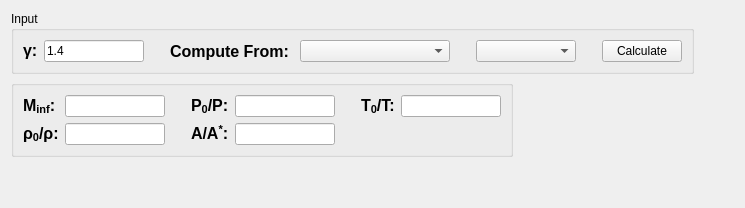
      <widget class="QWidget" name="isentropicFlowTab">
       <attribute name="title">
        <string>Isentropic</string>
       </attribute>
       <layout class="QVBoxLayout" name="verticalLayout_2">
        <item>
         <layout class="QHBoxLayout" name="horizontalLayout_3">
          <item>
           <widget class="QGroupBox" name="horizontalGroupBox">
            <property name="title">
             <string>Input</string>
            </property>
            <layout class="QHBoxLayout" name="horizontalLayout">
             <item>
              <widget class="QLabel" name="label">
               <property name="maximumSize">
                <size>
                 <width>16777215</width>
                 <height>16777215</height>
                </size>
               </property>
               <property name="font">
                <font>
                 <pointsize>12</pointsize>
                 <weight>75</weight>
                 <bold>true</bold>
                </font>
               </property>
               <property name="text">
                <string>&lt;html&gt;&lt;head/&gt;&lt;body&gt;&lt;p&gt;γ:&lt;/p&gt;&lt;/body&gt;&lt;/html&gt;</string>
               </property>
              </widget>
             </item>
             <item>
              <widget class="QLineEdit" name="isentropicGammaEntry">
               <property name="maximumSize">
                <size>
                 <width>100</width>
                 <height>16777215</height>
                </size>
               </property>
               <property name="text">
                <string>1.4</string>
               </property>
              </widget>
             </item>
             <item>
              <spacer name="horizontalSpacer_2">
               <property name="orientation">
                <enum>Qt::Horizontal</enum>
               </property>
               <property name="sizeType">
                <enum>QSizePolicy::Maximum</enum>
               </property>
               <property name="sizeHint" stdset="0">
                <size>
                 <width>20</width>
                 <height>20</height>
                </size>
               </property>
              </spacer>
             </item>
             <item>
              <widget class="QLabel" name="label_2">
               <property name="maximumSize">
                <size>
                 <width>16777215</width>
                 <height>16777215</height>
                </size>
               </property>
               <property name="font">
                <font>
                 <pointsize>12</pointsize>
                 <weight>75</weight>
                 <bold>true</bold>
                </font>
               </property>
               <property name="text">
                <string>Compute From: </string>
               </property>
              </widget>
             </item>
             <item>
              <widget class="QComboBox" name="isentropicOptionCombo">
               <property name="sizePolicy">
                <sizepolicy hsizetype="Preferred" vsizetype="Minimum">
                 <horstretch>0</horstretch>
                 <verstretch>0</verstretch>
                </sizepolicy>
               </property>
               <property name="minimumSize">
                <size>
                 <width>150</width>
                 <height>0</height>
                </size>
               </property>
               <property name="maximumSize">
                <size>
                 <width>300</width>
                 <height>16777215</height>
                </size>
               </property>
              </widget>
             </item>
             <item>
              <spacer name="horizontalSpacer_8">
               <property name="orientation">
                <enum>Qt::Horizontal</enum>
               </property>
               <property name="sizeType">
                <enum>QSizePolicy::Maximum</enum>
               </property>
               <property name="sizeHint" stdset="0">
                <size>
                 <width>20</width>
                 <height>20</height>
                </size>
               </property>
              </spacer>
             </item>
             <item>
              <widget class="QComboBox" name="isentropicFlowTypeCombo">
               <property name="minimumSize">
                <size>
                 <width>100</width>
                 <height>0</height>
                </size>
               </property>
               <property name="toolTip">
                <string extracomment="Only valid if calculating from A/A*">&lt;html&gt;&lt;head/&gt;&lt;body&gt;&lt;p&gt;This is used when calculating A/A*&lt;/p&gt;&lt;/body&gt;&lt;/html&gt;</string>
               </property>
               <property name="toolTipDuration">
                <number>-1</number>
               </property>
               <property name="statusTip">
                <string/>
               </property>
               <property name="whatsThis">
                <string/>
               </property>
               <property name="accessibleName">
                <string/>
               </property>
               <property name="accessibleDescription">
                <string/>
               </property>
              </widget>
             </item>
             <item>
              <spacer name="horizontalSpacer_9">
               <property name="orientation">
                <enum>Qt::Horizontal</enum>
               </property>
               <property name="sizeType">
                <enum>QSizePolicy::Maximum</enum>
               </property>
               <property name="sizeHint" stdset="0">
                <size>
                 <width>20</width>
                 <height>20</height>
                </size>
               </property>
              </spacer>
             </item>
             <item>
              <widget class="QPushButton" name="isentropicCalcBtn">
               <property name="sizePolicy">
                <sizepolicy hsizetype="Preferred" vsizetype="Minimum">
                 <horstretch>0</horstretch>
                 <verstretch>0</verstretch>
                </sizepolicy>
               </property>
               <property name="text">
                <string>Calculate</string>
               </property>
              </widget>
             </item>
            </layout>
           </widget>
          </item>
          <item>
           <spacer name="horizontalSpacer_5">
            <property name="orientation">
             <enum>Qt::Horizontal</enum>
            </property>
            <property name="sizeHint" stdset="0">
             <size>
              <width>40</width>
              <height>20</height>
             </size>
            </property>
           </spacer>
          </item>
         </layout>
        </item>
        <item>
         <layout class="QHBoxLayout" name="horizontalLayout_2">
          <item>
           <widget class="QGroupBox" name="gridGroupBox">
            <property name="title">
             <string/>
            </property>
            <layout class="QGridLayout" name="gridLayout">
             <item row="0" column="7">
              <widget class="QLineEdit" name="isentropicT0TEntry">
               <property name="maximumSize">
                <size>
                 <width>100</width>
                 <height>16777215</height>
                </size>
               </property>
              </widget>
             </item>
             <item row="0" column="4">
              <widget class="QLineEdit" name="isentropicP0PEntry">
               <property name="maximumSize">
                <size>
                 <width>100</width>
                 <height>16777215</height>
                </size>
               </property>
              </widget>
             </item>
             <item row="0" column="0">
              <widget class="QLabel" name="label_8">
               <property name="font">
                <font>
                 <pointsize>12</pointsize>
                 <weight>75</weight>
                 <bold>true</bold>
                </font>
               </property>
               <property name="text">
                <string>&lt;html&gt;&lt;head/&gt;&lt;body&gt;&lt;p&gt;M&lt;span style=&quot; vertical-align:sub;&quot;&gt;inf&lt;/span&gt;:&lt;/p&gt;&lt;/body&gt;&lt;/html&gt;</string>
               </property>
              </widget>
             </item>
             <item row="0" column="2">
              <spacer name="horizontalSpacer">
               <property name="orientation">
                <enum>Qt::Horizontal</enum>
               </property>
               <property name="sizeType">
                <enum>QSizePolicy::Maximum</enum>
               </property>
               <property name="sizeHint" stdset="0">
                <size>
                 <width>20</width>
                 <height>20</height>
                </size>
               </property>
              </spacer>
             </item>
             <item row="1" column="3">
              <widget class="QLabel" name="label_11">
               <property name="sizePolicy">
                <sizepolicy hsizetype="Preferred" vsizetype="Preferred">
                 <horstretch>0</horstretch>
                 <verstretch>0</verstretch>
                </sizepolicy>
               </property>
               <property name="font">
                <font>
                 <pointsize>12</pointsize>
                 <weight>75</weight>
                 <bold>true</bold>
                </font>
               </property>
               <property name="text">
                <string>&lt;html&gt;&lt;head/&gt;&lt;body&gt;&lt;p&gt;A/A&lt;span style=&quot; vertical-align:super;&quot;&gt;*&lt;/span&gt;:&lt;/p&gt;&lt;/body&gt;&lt;/html&gt;</string>
               </property>
               <property name="textFormat">
                <enum>Qt::RichText</enum>
               </property>
              </widget>
             </item>
             <item row="1" column="2">
              <spacer name="horizontalSpacer_4">
               <property name="orientation">
                <enum>Qt::Horizontal</enum>
               </property>
               <property name="sizeType">
                <enum>QSizePolicy::Maximum</enum>
               </property>
               <property name="sizeHint" stdset="0">
                <size>
                 <width>20</width>
                 <height>20</height>
                </size>
               </property>
              </spacer>
             </item>
             <item row="0" column="5">
              <spacer name="horizontalSpacer_6">
               <property name="orientation">
                <enum>Qt::Horizontal</enum>
               </property>
               <property name="sizeType">
                <enum>QSizePolicy::Maximum</enum>
               </property>
               <property name="sizeHint" stdset="0">
                <size>
                 <width>20</width>
                 <height>20</height>
                </size>
               </property>
              </spacer>
             </item>
             <item row="1" column="5">
              <spacer name="horizontalSpacer_7">
               <property name="orientation">
                <enum>Qt::Horizontal</enum>
               </property>
               <property name="sizeType">
                <enum>QSizePolicy::Maximum</enum>
               </property>
               <property name="sizeHint" stdset="0">
                <size>
                 <width>20</width>
                 <height>20</height>
                </size>
               </property>
              </spacer>
             </item>
             <item row="1" column="4">
              <widget class="QLineEdit" name="isentropicAAStarEntry">
               <property name="maximumSize">
                <size>
                 <width>100</width>
                 <height>16777215</height>
                </size>
               </property>
              </widget>
             </item>
             <item row="1" column="1">
              <widget class="QLineEdit" name="isentropicRho0RhoEntry">
               <property name="maximumSize">
                <size>
                 <width>100</width>
                 <height>16777215</height>
                </size>
               </property>
              </widget>
             </item>
             <item row="0" column="1">
              <widget class="QLineEdit" name="isentropicMachEntry">
               <property name="maximumSize">
                <size>
                 <width>100</width>
                 <height>16777215</height>
                </size>
               </property>
               <property name="maxLength">
                <number>50</number>
               </property>
              </widget>
             </item>
             <item row="0" column="3">
              <widget class="QLabel" name="label_14">
               <property name="sizePolicy">
                <sizepolicy hsizetype="Preferred" vsizetype="Preferred">
                 <horstretch>0</horstretch>
                 <verstretch>0</verstretch>
                </sizepolicy>
               </property>
               <property name="font">
                <font>
                 <pointsize>12</pointsize>
                 <weight>75</weight>
                 <bold>true</bold>
                </font>
               </property>
               <property name="text">
                <string>&lt;html&gt;&lt;head/&gt;&lt;body&gt;&lt;p&gt;P&lt;span style=&quot; vertical-align:sub;&quot;&gt;0&lt;/span&gt;/P:&lt;/p&gt;&lt;/body&gt;&lt;/html&gt;</string>
               </property>
               <property name="textFormat">
                <enum>Qt::RichText</enum>
               </property>
              </widget>
             </item>
             <item row="1" column="0">
              <widget class="QLabel" name="label_7">
               <property name="sizePolicy">
                <sizepolicy hsizetype="Preferred" vsizetype="Preferred">
                 <horstretch>0</horstretch>
                 <verstretch>0</verstretch>
                </sizepolicy>
               </property>
               <property name="font">
                <font>
                 <pointsize>12</pointsize>
                 <weight>75</weight>
                 <bold>true</bold>
                </font>
               </property>
               <property name="text">
                <string>&lt;html&gt;&lt;head/&gt;&lt;body&gt;&lt;p&gt;ρ&lt;span style=&quot; vertical-align:sub;&quot;&gt;0&lt;/span&gt;/ρ:&lt;/p&gt;&lt;/body&gt;&lt;/html&gt;</string>
               </property>
               <property name="textFormat">
                <enum>Qt::RichText</enum>
               </property>
              </widget>
             </item>
             <item row="0" column="6">
              <widget class="QLabel" name="label_10">
               <property name="sizePolicy">
                <sizepolicy hsizetype="Preferred" vsizetype="Preferred">
                 <horstretch>0</horstretch>
                 <verstretch>0</verstretch>
                </sizepolicy>
               </property>
               <property name="font">
                <font>
                 <pointsize>12</pointsize>
                 <weight>75</weight>
                 <bold>true</bold>
                </font>
               </property>
               <property name="text">
                <string>&lt;html&gt;&lt;head/&gt;&lt;body&gt;&lt;p&gt;T&lt;span style=&quot; vertical-align:sub;&quot;&gt;0&lt;/span&gt;/T:&lt;/p&gt;&lt;/body&gt;&lt;/html&gt;</string>
               </property>
               <property name="textFormat">
                <enum>Qt::RichText</enum>
               </property>
              </widget>
             </item>
            </layout>
           </widget>
          </item>
          <item>
           <spacer name="horizontalSpacer_3">
            <property name="orientation">
             <enum>Qt::Horizontal</enum>
            </property>
            <property name="sizeHint" stdset="0">
             <size>
              <width>40</width>
              <height>20</height>
             </size>
            </property>
           </spacer>
          </item>
         </layout>
        </item>
        <item>
         <spacer name="verticalSpacer">
          <property name="orientation">
           <enum>Qt::Vertical</enum>
          </property>
          <property name="sizeHint" stdset="0">
           <size>
            <width>20</width>
            <height>40</height>
           </size>
          </property>
         </spacer>
        </item>
       </layout>
      </widget>
